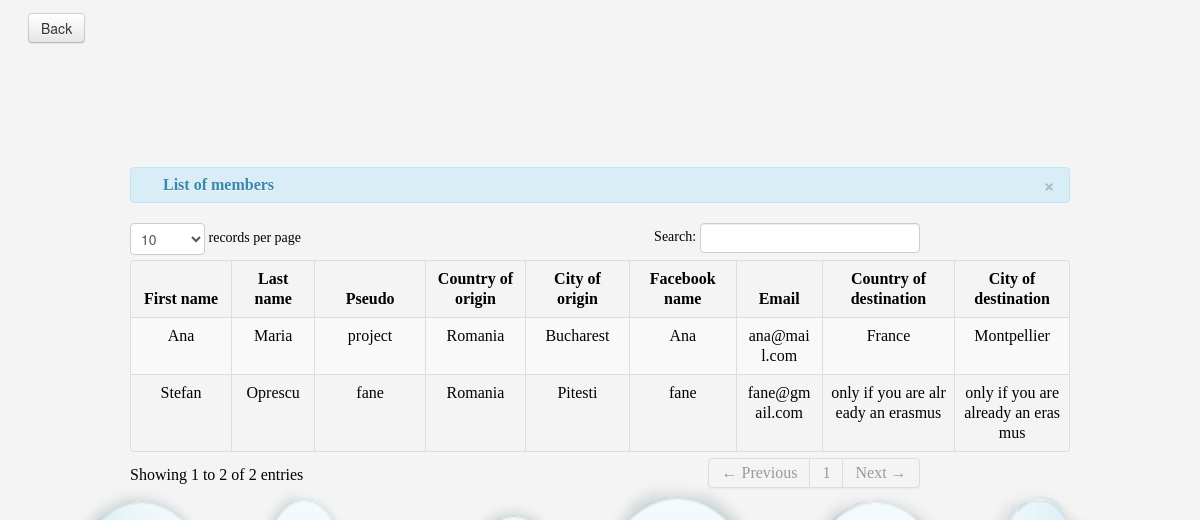
Page /modules/List_members.php on the committed database.
### tables this page shows
CREATE TABLE IF NOT EXISTS `membre` (
  `idMembre` int(11) NOT NULL AUTO_INCREMENT,
  `first_name` varchar(255) NOT NULL,
  `last_name` varchar(255) NOT NULL,
  `pseudo` varchar(255) NOT NULL,
  `country_origin` varchar(255) NOT NULL,
  `city_origin` varchar(255) NOT NULL,
  `fb_name` varchar(255) NOT NULL,
  `email` varchar(255) NOT NULL,
  `password` varchar(255) NOT NULL,
  `isadmin` enum('membre','admin') NOT NULL DEFAULT 'membre',
  `country_dest` varchar(255) NOT NULL,
  `city_dest` varchar(255) NOT NULL,
  PRIMARY KEY (`idMembre`),
  UNIQUE KEY `idMembre` (`idMembre`)
);

### modules/List_members.php (the view, shortened to what this page needs)
<!doctype html>
<html>
 <head>
     <?php include('../template/links_head_table.php'); ?>
 </head>
  <body>
<?php include('../template/header_user_table.php'); ?>
<main>
      <div class="row-fluid">
          <div class="span12">
              <div class="container">
  <?php include('add_membre_user.php'); ?>
                          <table cellpadding="0" cellspacing="0" border="0" class="table table-striped table-bordered" id="example">
                              <div class="alert alert-info">
                                  <button type="button" class="close" data-dismiss="alert">&times;</button>
                                  <strong><i class="icon-user icon-large"></i>&nbsp;List of members </strong>
                              </div>
                              <thead>
                                  <tr>
                                      <th style="text-align:center;">First name</th>
                                      <th style="text-align:center;">Last name</th>
                                      <th style="text-align:center;">Pseudo</th>
                                      <th style="text-align:center;">Country of origin</th>
                                      <th style="text-align:center;"> City of origin</th>
                                      <th style="text-align:center;"> Facebook name</th>
                                      <th style="text-align:center;"> Email</th>
                                      <th style="text-align:center;"> Country of destination</th>
                                      <th style="text-align:center;"> City of destination</th>
                                  </tr>
                              </thead>
                              <tbody>
  							<?php
  								require_once('../connectdb_pdo.php');
  								$result = $bdd->prepare("SELECT * FROM membre ORDER BY idMembre ASC");
  								$result->execute();
  								for($i=0; $row = $result->fetch(); $i++){
  							?>
  								<tr>
  								<td style="text-align:center; word-break:break-all; width:300px;"> <?php echo $row ['first_name']; ?></td>
  								<td style="text-align:center; word-break:break-all; width:200px;"> <?php echo $row ['last_name']; ?></td>
                  <td style="text-align:center; word-break:break-all; width:300px;"> <?php echo $row ['pseudo']; ?></td>
  								<td style="text-align:center; word-break:break-all; width:200px;"> <?php echo $row ['country_origin']; ?></td>
                  <td style="text-align:center; word-break:break-all; width:300px;"> <?php echo $row ['city_origin']; ?></td>
  								<td style="text-align:center; word-break:break-all; width:200px;"> <?php echo $row ['fb_name']; ?></td>
                  <td style="text-align:center; word-break:break-all; width:200px;"> <?php echo $row ['email']; ?></td>
                  <td style="text-align:center; word-break:break-all; width:300px;"> <?php echo $row ['country_dest']; ?></td>
                  <td style="text-align:center; word-break:break-all; width:200px;"> <?php echo $row ['city_dest']; ?></td>
  								</div>
  								<?php } ?>
          </div>
</main>
  </body>
  </html>

### template/links_head_table.php (shortened to what this page needs)
<link href="../framework/bootstrap/css/bootstrap.css" rel="stylesheet" type="text/css" media="screen">
<link rel="stylesheet" type="text/css" href="../framework/bootstrap/css/DT_bootstrap.css">
<link href="../framework/bootstrap/modal/css1/bootstrap1.css" rel="stylesheet" type="text/css" media="screen">

### template/header_user_table.php
   <header>
     <nav class="navbar navbar-default">
     <div class="container-fluid">
       <div class="navbar-header">
         <a class="navbar-brand" href="../modules/User_login.php">
           <div class="btn-group" role="group" aria-label="...">
  <button href="../modules/User_login.php" type="button" class="btn btn-default">Back </button>
     </div>
         </a>
       </div>
     </div>
   </nav>
</header>

### modules/add_membre_user.php (shortened to what this page needs)
<br>
<br>
<br>

### rows in the picture
membre: first_name "Ana", last_name "Maria", pseudo "project", country_origin "Romania", city_origin "Bucharest", fb_name "Ana", email "ana@mail.com", country_dest "France", city_dest "Montpellier"
membre: first_name "Stefan", last_name "Oprescu", pseudo "fane", country_origin "Romania", city_origin "Pitesti", fb_name "fane", email "fane@gmail.com", country_dest "only if you are already an erasmus", city_dest "only if you are already an erasmus"
